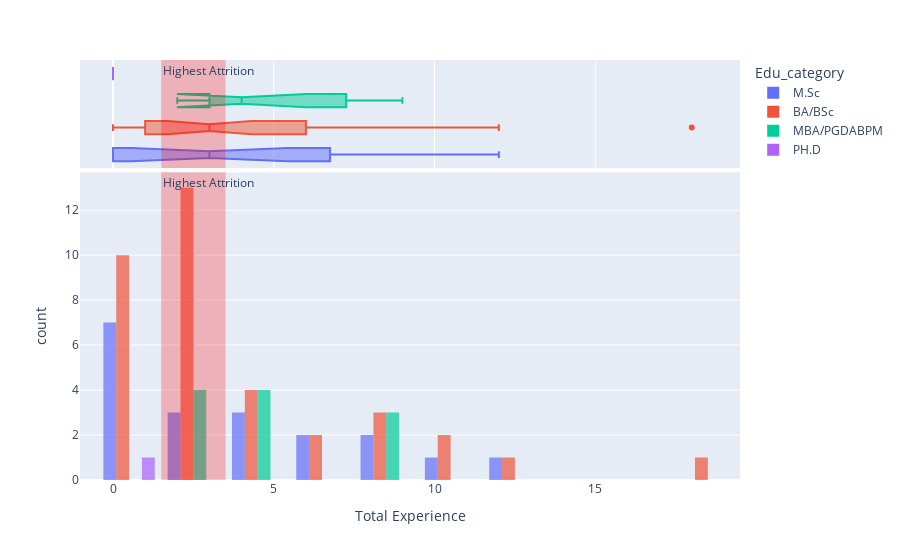

Write notebook code for a chart like this one.
### Markdown cell above
Based on the given data, we can make the following observations and insights:

The age distribution of M.Sc students is more spread out compared to BA/B.Sc and MBA students. This is evident from the larger range of ages for M.Sc students (23 to 53 years) compared to BA/B.Sc students (24 to 59 years) and MBA students (23 to 56 years).

MBA students have the youngest median age (28 years) compared to M.Sc (33.5 years) and BA/B.Sc (33.5 years) students, indicating that MBA programs may attract younger students or that MBA programs tend to have shorter study durations.

The age distribution of BA/B.Sc students is the most concentrated, with a relatively small range of ages (24 to 59 years) and a small interquartile range (Q1 = 28.5 years, Q3 = 44.5 years).

Only one student in the dataset has a Ph.D, and their age is 27 years. This suggests that Ph.D programs may have more stringent age requirements or may attract students who have completed their undergraduate and graduate studies at a younger age.

All four educational categories have outliers beyond their respective upper fences, indicating the presence of a few older students in each category. These outliers may represent non-traditional students who have returned to school after taking a break or changing careers.


There are outliers in the age distribution for the M.Sc and MBA categories. These outliers may represent employees who are significantly older than their peers in the same educational category. One possible explanation for these outliers is that the company may not have clear career advancement opportunities for employees with these educational backgrounds, leading them to stay in the same role for a long time.

To improve on the attrition for such a data, the company can consider implementing the following strategies:

Conduct an exit interview: The company could conduct an exit interview to understand the reasons why employees are leaving. This can help identify any issues or concerns that need to be addressed.

Offer career development opportunities: Employees in this age range are often seeking opportunities for growth and development. The company could offer training programs or opportunities for employees to develop new skills, which can help them feel valued and invested in their future with the company.

Create a positive work environment: The work environment can have a significant impact on employee retention. The company could create a positive work environment by promoting work-life balance, recognizing and rewarding employees' contributions, and fostering a culture of collaboration and teamwork.

Provide competitive compensation and benefits: Employees in this age range may be looking for higher salaries and better benefits. The company could conduct a salary and benefits review to ensure that their compensation package is competitive with industry standards.

Offer flexibility: Employees in this age range may be looking for flexible work arrangements, such as remote work options or flexible schedules. The company could consider offering these options to help employees balance their work and personal lives.

By taking these actions, the company can show that it values its employees and is committed to their growth and development, which can help reduce attrition rates among employees in the age range of 25-29.

### Code cell
fig = px.histogram(df,x = "Total Experience",color = "Edu_category",marginal='box', opacity=0.7,barmode='group')
fig.add_vrect(x0 = 1.5, x1=3.5, annotation_text="Highest Attrition", annotation_position="top left",
              fillcolor="red", opacity=0.25, line_width=0)
fig.show()

### Figure 1 — Plotly figure (JSON) as saved in the notebook; plotly's stock layout.template omitted (floating-point values rounded to 4 significant figures)
{"data": [{"alignmentgroup": "True", "bingroup": "x", "hovertemplate": "Edu_category=M.Sc<br>Total Experience=%{x}<br>count=%{y}<extra></extra>", "legendgroup": "M.Sc", "marker": {"color": "#636efa", "opacity": 0.7, "pattern": {"shape": ""}}, "name": "M.Sc", "offsetgroup": "M.Sc", "orientation": "v", "showlegend": true, "type": "histogram", "x": [1, 0, 0, 0, 2, 6, 0, 5, 0, 10, 8, 0, 3, 12, 9, 3, 7, 4, 5], "xaxis": "x", "yaxis": "y"}, {"alignmentgroup": "True", "hovertemplate": "Edu_category=M.Sc<br>Total Experience=%{x}<extra></extra>", "legendgroup": "M.Sc", "marker": {"color": "#636efa"}, "name": "M.Sc", "notched": true, "offsetgroup": "M.Sc", "showlegend": false, "type": "box", "x": [1, 0, 0, 0, 2, 6, 0, 5, 0, 10, 8, 0, 3, 12, 9, 3, 7, 4, 5], "xaxis": "x2", "yaxis": "y2"}, {"alignmentgroup": "True", "bingroup": "x", "hovertemplate": "Edu_category=BA/BSc<br>Total Experience=%{x}<br>count=%{y}<extra></extra>", "legendgroup": "BA/BSc", "marker": {"color": "#EF553B", "opacity": 0.7, "pattern": {"shape": ""}}, "name": "BA/BSc", "offsetgroup": "BA/BSc", "orientation": "v", "showlegend": true, "type": "histogram", "x": [11, 9, 3, 8, 0, 2, 3, 2, 1, 3, 3, 3, 0, 1, 0, 0, 7, 4, 12, 7, 1, 9, 1, 4, 3, 3, 18, 0, 1, 5, 2, 4, 10, 2, 3, 3], "xaxis": "x", "yaxis": "y"}, {"alignmentgroup": "True", "hovertemplate": "Edu_category=BA/BSc<br>Total Experience=%{x}<extra></extra>", "legendgroup": "BA/BSc", "marker": {"color": "#EF553B"}, "name": "BA/BSc", "notched": true, "offsetgroup": "BA/BSc", "showlegend": false, "type": "box", "x": [11, 9, 3, 8, 0, 2, 3, 2, 1, 3, 3, 3, 0, 1, 0, 0, 7, 4, 12, 7, 1, 9, 1, 4, 3, 3, 18, 0, 1, 5, 2, 4, 10, 2, 3, 3], "xaxis": "x2", "yaxis": "y2"}, {"alignmentgroup": "True", "bingroup": "x", "hovertemplate": "Edu_category=MBA/PGDABPM<br>Total Experience=%{x}<br>count=%{y}<extra></extra>", "legendgroup": "MBA/PGDABPM", "marker": {"color": "#00cc96", "opacity": 0.7, "pattern": {"shape": ""}}, "name": "MBA/PGDABPM", "offsetgroup": "MBA/PGDABPM", "orientation": "v", "showlegend": true, "type": "histogram", "x": [3, 5, 5, 3, 2, 8, 4, 8, 9, 2, 4], "xaxis": "x", "yaxis": "y"}, {"alignmentgroup": "True", "hovertemplate": "Edu_category=MBA/PGDABPM<br>Total Experience=%{x}<extra></extra>", "legendgroup": "MBA/PGDABPM", "marker": {"color": "#00cc96"}, "name": "MBA/PGDABPM", "notched": true, "offsetgroup": "MBA/PGDABPM", "showlegend": false, "type": "box", "x": [3, 5, 5, 3, 2, 8, 4, 8, 9, 2, 4], "xaxis": "x2", "yaxis": "y2"}, {"alignmentgroup": "True", "bingroup": "x", "hovertemplate": "Edu_category=PH.D<br>Total Experience=%{x}<br>count=%{y}<extra></extra>", "legendgroup": "PH.D", "marker": {"color": "#ab63fa", "opacity": 0.7, "pattern": {"shape": ""}}, "name": "PH.D", "offsetgroup": "PH.D", "orientation": "v", "showlegend": true, "type": "histogram", "x": [0], "xaxis": "x", "yaxis": "y"}, {"alignmentgroup": "True", "hovertemplate": "Edu_category=PH.D<br>Total Experience=%{x}<extra></extra>", "legendgroup": "PH.D", "marker": {"color": "#ab63fa"}, "name": "PH.D", "notched": true, "offsetgroup": "PH.D", "showlegend": false, "type": "box", "x": [0], "xaxis": "x2", "yaxis": "y2"}], "layout": {"annotations": [{"showarrow": false, "text": "Highest Attrition", "x": 1.5, "xanchor": "left", "xref": "x", "y": 1, "yanchor": "top", "yref": "y domain"}, {"showarrow": false, "text": "Highest Attrition", "x": 1.5, "xanchor": "left", "xref": "x2", "y": 1, "yanchor": "top", "yref": "y2 domain"}], "barmode": "group", "legend": {"title": {"text": "Edu_category"}, "tracegroupgap": 0}, "margin": {"t": 60}, "shapes": [{"fillcolor": "red", "line": {"width": 0}, "opacity": 0.25, "type": "rect", "x0": 1.5, "x1": 3.5, "xref": "x", "y0": 0, "y1": 1, "yref": "y domain"}, {"fillcolor": "red", "line": {"width": 0}, "opacity": 0.25, "type": "rect", "x0": 1.5, "x1": 3.5, "xref": "x2", "y0": 0, "y1": 1, "yref": "y2 domain"}], "xaxis": {"anchor": "y", "domain": [0, 1], "title": {"text": "Total Experience"}}, "xaxis2": {"anchor": "y2", "domain": [0, 1], "matches": "x", "showgrid": true, "showticklabels": false}, "yaxis": {"anchor": "x", "domain": [0, 0.7326], "title": {"text": "count"}}, "yaxis2": {"anchor": "x2", "domain": [0.7426, 1], "matches": "y2", "showgrid": false, "showline": false, "showticklabels": false, "ticks": ""}}}
